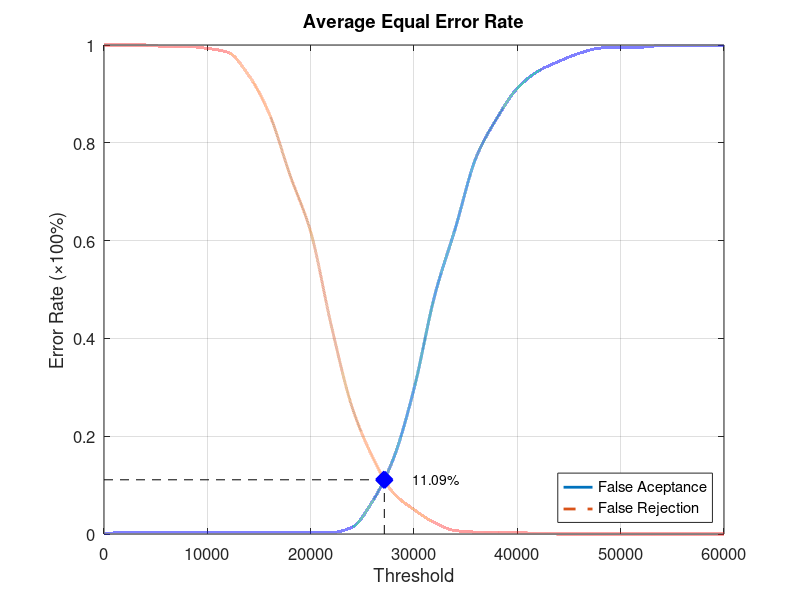
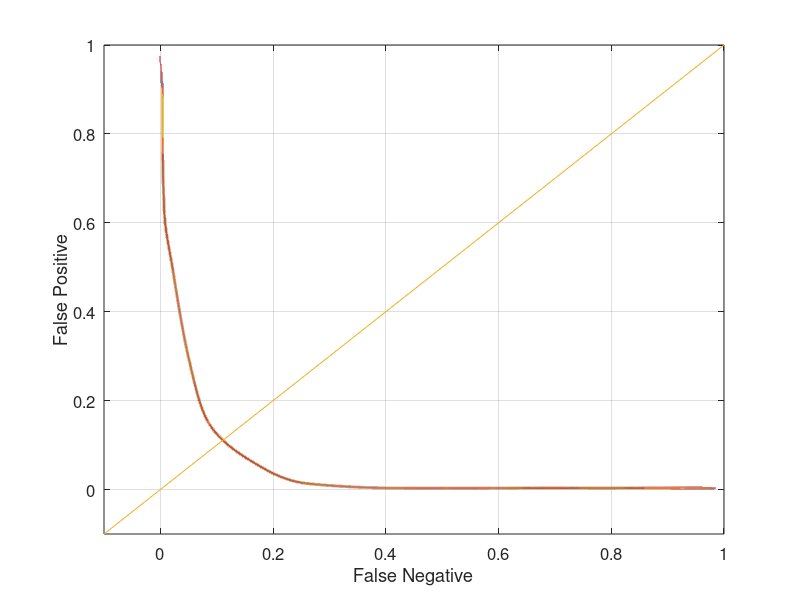

Reproduce these figures in MATLAB, in order.
function yEER = Database4Average
close all;
clear;
clc;
x = 0:2000:60000;
xq = 0:0.5:60000;

y0 = [0 0.0031579 0.0031579 0.0031579 0.0031579 0.0031579 0.0031579 0.0031579 0.0031579 0.0031579 0.0031579 0.0031579 0.0136842 0.0673684 0.153684 0.296842 0.487368 0.625263 0.769474 0.849474 0.911579 0.946316 0.966316 0.983158 0.993684 0.99579 0.99579 0.998947 0.998947 0.998947 1];
yy0 = interp1(x, y0, xq, 'pchip');
y1 = [1 1 1 0.997 0.997 0.993 0.985 0.938 0.859 0.734 0.618 0.426 0.26 0.157 0.084 0.05 0.023 0.007 0.004 0.004 0.003 0.001 0 0 0 0 0 0 0 0 0];
yy1 = interp1(x, y1, xq, 'pchip');

% Calculating EER: 
y2 = abs(y0 - y1);
find(y2 == min(y2))
yy2 = abs(yy0 - yy1);
xEER = find(yy2 == min(yy2));
xEERIndex = xq(xEER) % X-axis EER
yEER = yy0(xEER) % Y-axis EER

main = figure
plot(xq, yy0,'-','LineWidth', 2);	hold on
plot(xq, yy1,'--','LineWidth', 2);	hold on
plot([xEERIndex xEERIndex], [0 yEER], 'k--');	hold on
plot([0 xEERIndex], [yEER yEER], 'k--');	hold on
plot(xEERIndex, yEER, 'bx', 'LineWidth', 10);	hold on
text(xEERIndex + 10 * xEERIndex / 100, yEER, [num2str(round((10000 * yEER)) / 100) '%'])
legend('False Aceptance', 'False Rejection', 'Location', 'SouthEast')
xlabel('Threshold')
ylabel('Error Rate (\times100%)')
title('Average Equal Error Rate')
set(gca, 'FontSize', 12)
axis([0 60000 0 1])
grid on

print(main, 'Database4AverageMain', '-dpng');
FNRxFPR = figure('Color', [1 1 1]);
plot(yy1, yy0, '-', yy1, yy0, 'LineWidth', 2);
hold on
y = -0.1:0.1:1
plot(y, y); 
set(gca, 'FontSize', 12)
xlabel('False Negative')
ylabel('False Positive')
axis([-0.1 1 -0.1 1])
set(gca, 'FontSize', 12)
grid on

print(FNRxFPR, 'Database4AverageFNRxFPR','-dpng');
end
